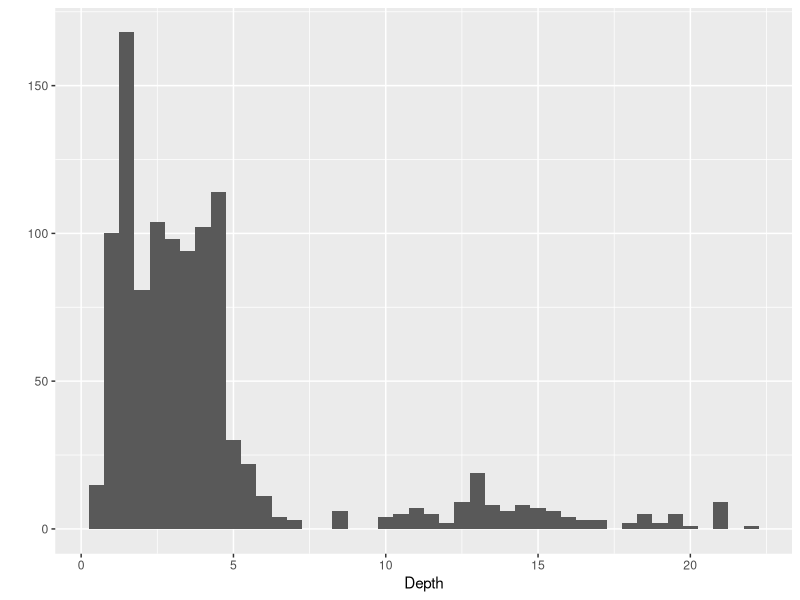

The R source for this figure: (Note: this script raises an error after producing the figure.)
# Part 1

# 1. A regular save rewrite the current version of the file. 
#To commit something with Git is similar to saving but it allows for version control tracking.
#Each commit acts as a record the can be gone back too or used to restore work
#Branching allows for two separate commit history to exist in parallel.
#This branched versions can then be merge into the same commit file. 

# 2. Commits through Git allow for version control which can be shared with other users.
#It is also an easy way to track changes.

# 3. .gitignore contains files that Git has been told by the user to ignore. 
#This includes any the user does not committed into the GitHub repository.
#This means it will not show up in the official version.

# 4. You would 'push' our official version of containing your Git files to GitHub 
#and 'pull' changes from GitHub to synchronize with your version.

# 5. Git a version control program allowing for commits 
#is a local repository where GitHub is an online repository where
#files can be pushed and pulled from. This allows for multiple people to work on
#the same git repository


# 6. @JoelSagman

#Part 2 
#Kayal, Mohsen; Adjeroud, Mehdi (2022), Data from: 
# the war of corals: patterns, drivers, and implications 
#of changing coral competitive performances across reef environments, 
#Dryad, Dataset, https://doi.org/10.5061/dryad.98sf7m0kn

#Note - I could not figure out how to change the latitude and longitude into a format that would import into R
# I remove them from the data set



CorData<-read.csv("Data_TheWarOfCorals.csv") # import data set from project
str(CorData) # examine structure of variables
library(ggplot2)

# 1.
qplot(x=Depth, data=CorData, binwidth=0.5) # quick frequency plot of depth in meters to examine the variable

# 2. 


print(BarPlot)
            
# 3. 
qplot(data=CorData, x=InvolvedPerim, y=mDcomp, colour=MorphoCoral, geom="boxplot")

# 4. 
(BarPlot<-ggplot(CorData, aes(x=log(mDcomp), y=log(InvolvedPerim))) +
  geom_point(aes(col=GenusComp, size=Depth, alpha=I(0.3))) +
  labs(y="Perimeter involved in competition (in cm)", 
       x="Focal coral mean three-dimensional diameter (in cm)",
       colour="Competitor Genus",
       caption = "Source: midwest") + 
  theme_bw())
  
# 5.



